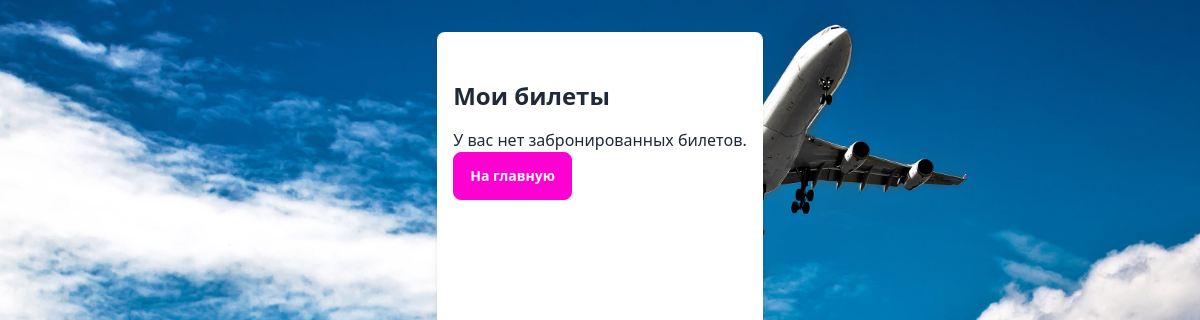
/bookings (signed in), run on an earlier commit of the app's database.
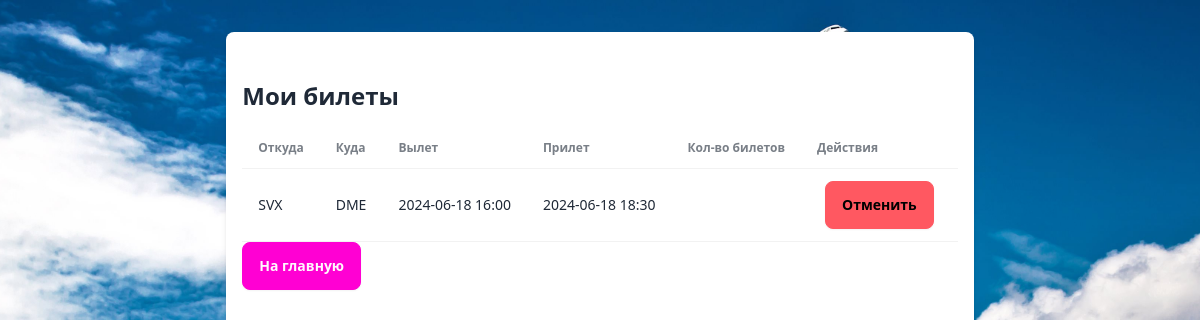
And on a later commit of the database.
### tables this page shows
CREATE TABLE booking (
    id INTEGER PRIMARY KEY AUTOINCREMENT,
    user_id INTEGER,
    flight_id INTEGER,
    booking_status INTEGER,
    tickets_count INTEGER,
    CONSTRAINT flight_fk FOREIGN KEY (flight_id)  REFERENCES flights (id),
    CONSTRAINT user_fk FOREIGN KEY (user_id)  REFERENCES users (id)
);

CREATE TABLE flights (
    id INTEGER PRIMARY KEY AUTOINCREMENT,
    from_airport TEXT,
    to_airport TEXT,
    departure DATETIME,
    arrival DATETIME,
    available_tickets INTEGER,
    CONSTRAINT from_airport_fk FOREIGN KEY (from_airport)  REFERENCES airports (code),
    CONSTRAINT to_airport_fk FOREIGN KEY (to_airport)  REFERENCES airports (code)
);

### server.py (the view)
@app.route('/bookings', methods=['GET'])
def view_bookings():
    username = request.cookies.get('username')
    if not username:
        return redirect(url_for('login'))
    db = get_db()
    user_id = get_user_id(db, username)
    if not user_id:
        return redirect(url_for('login'))
    cursor = db.execute("""
    SELECT f.from_airport, f.to_airport, f.departure, f.arrival, b.tickets_count, b.id
    FROM booking b
    JOIN flights f ON b.flight_id = f.id
    WHERE b.user_id = ? AND b.booking_status = 1
    """, (user_id,))
    bookings = cursor.fetchall()
    return render_template('bookings.html', bookings=bookings)

### server.py (called while the page is built)
def get_db():
    db = getattr(g, '_database', None)
    if db is None:
        db = g._database = sqlite3.connect(DATABASE)
    return db

@app.teardown_appcontext
def close_connection(exception):
    db = getattr(g, '_database', None)
    if db is not None:
        db.close()

def get_user_id(db, username):
    cursor = db.execute("SELECT id FROM users WHERE username = ?", (username,))
    result = cursor.fetchone()
    return result[0] if result else None # проверка на None

### templates/bookings.html (shortened to what this page needs)
{% extends 'base.html' %}
{% block content %}
<div class="container mx-auto mt-8">
    <h1 class="text-2xl font-bold mb-4">Мои билеты</h1>
    {% if bookings %}
    <div class="overflow-x-auto">
        <table class="table table-zebra w-full">
            <thead>
                <tr>
                    <th>Откуда</th>
                    <th>Куда</th>
                    <th>Вылет</th>
                    <th>Прилет</th>
                    <th>Кол-во билетов</th>
                    <th>Действия</th>
                </tr>
            </thead>
            <tbody>
                {% for booking in bookings %}
                <tr>
                    <td>{{ booking[0] }}</td>
                    <td>{{ booking[1] }}</td>
                    <td>{{ booking[2] }}</td>
                    <td>{{ booking[3] }}</td>
                    <td>{{ booking[4] }}</td>
                    <td>
                        <form action="{{ url_for('cancel_booking') }}" method="post" style="display:inline;">
                            <button type="submit" class="btn btn-error btn-secondary mx-2">Отменить</button>
                        </form>
                    </td>
                </tr>
                {% endfor %}
            </tbody>
        </table>
        <a href="{{ url_for('index') }}" class="btn btn-secondary mb-4">На главную</a>
    </div>
    {% else %}
    <p>У вас нет забронированных билетов.</p>
    <a href="{{ url_for('index') }}" class="btn btn-secondary mb-4">На главную</a>
    {% endif %}
</div>
{% endblock %}

### templates/base.html (shortened to what this page needs)
<!DOCTYPE html>
<html lang="en">
<head>
    <link href="https://cdn.jsdelivr.net/npm/daisyui@4.11.1/dist/full.min.css" rel="stylesheet" type="text/css" />
    <script src="https://cdn.tailwindcss.com"></script>
</head>
<body class="flex flex-col min-h-screen bg-cover bg-center" style="background-image: url({{ url_for('static', filename='images/background.jpg') }});">
    <main class="flex-grow mx-auto max-w-4xl p-4 bg-white shadow-md rounded-lg mt-8 mb-8">
        {% block content %}{% endblock %}
    </main>
</body>
</html>

What changed in the data, as far as the page shows it:
added booking: from_airport "SVX", to_airport "DME", departure "2024-06-18 16:00", arrival "2024-06-18 18:30"
Also different on the page:
text no longer shown: "У вас нет забронированных билетов."
text now shown: "Откуда Куда Вылет Прилет Кол-во билетов Действия"
